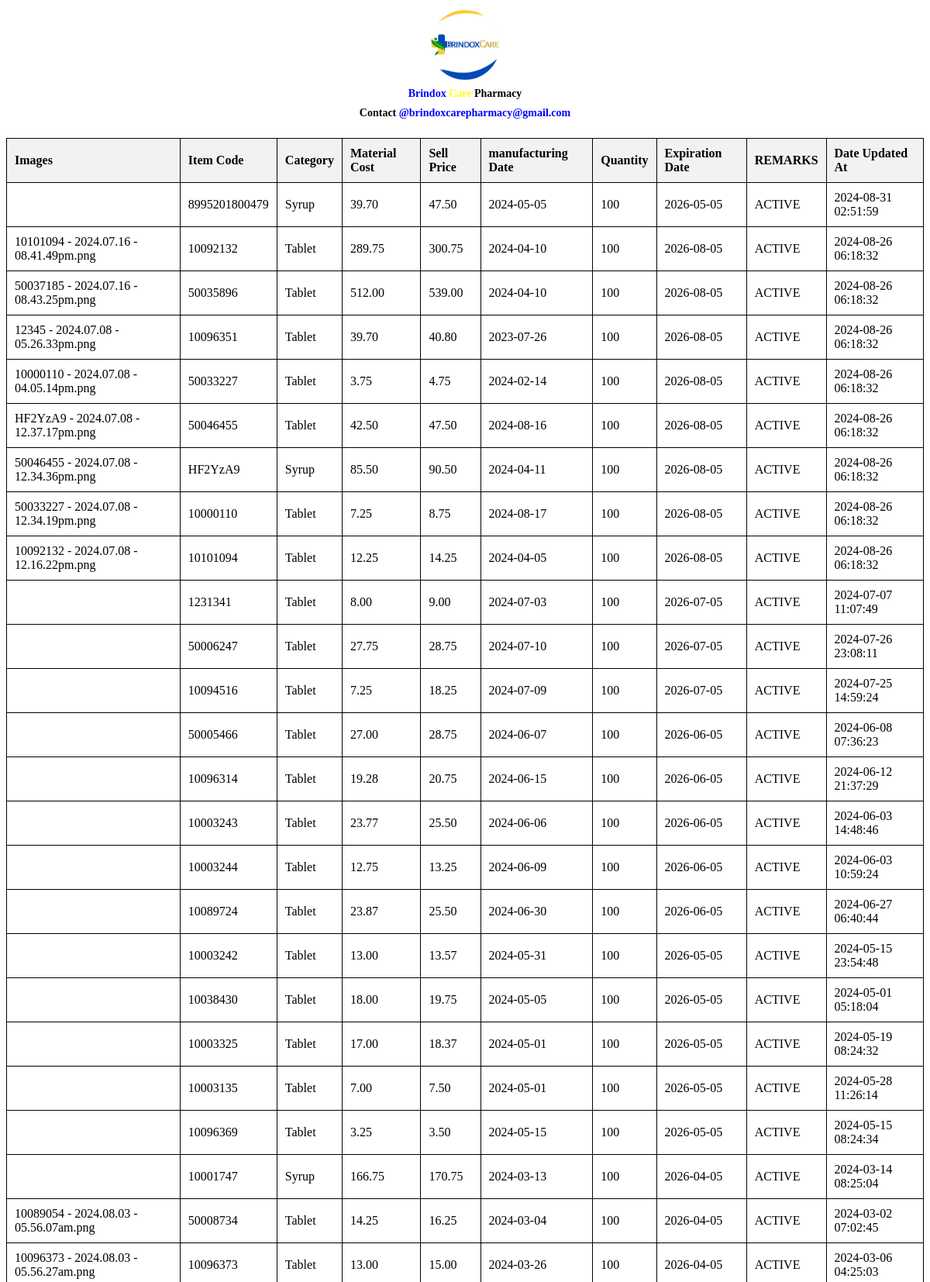
Screenshot of /getdata/inventory_data_query.php (signed in, upper part) with the database file from the repository.
### tables this page shows
CREATE TABLE `inventory` (
  `in_id` int(222) NOT NULL AUTO_INCREMENT PRIMARY KEY,
  `pr_id` int(222) NOT NULL,
  `item_code` varchar(222) NOT NULL,
  `sell_price` decimal(10,2) DEFAULT NULL,
  `quantity` int(222) NOT NULL,
  `pi_quantity` int(222) NOT NULL,
  `expiration_date` date DEFAULT NULL,
  `comment` varchar(222) NOT NULL,
  `remarks` varchar(222) NOT NULL,
  `created_by` int(222) NOT NULL,
  `updated_by` int(222) NOT NULL,
  `date_created_at` datetime NOT NULL,
  `date_updated_at` datetime NOT NULL
);

CREATE TABLE `product` (
  `pr_id` int(222) NOT NULL AUTO_INCREMENT PRIMARY KEY,
  `item_code` varchar(222) NOT NULL,
  `description` mediumtext NOT NULL,
  `category` varchar(222) NOT NULL,
  `batch_no` varchar(222) NOT NULL,
  `lot_no` varchar(222) NOT NULL,
  `brand` varchar(222) NOT NULL,
  `material_cost` decimal(10,2) DEFAULT NULL,
  `sell_price` decimal(10,2) DEFAULT NULL,
  `manufacturing_date` date NOT NULL,
  `image` varchar(222) NOT NULL,
  `p_quantity` int(222) NOT NULL,
  `expiration_date` date DEFAULT NULL,
  `created_by` int(222) NOT NULL,
  `updated_by` int(222) NOT NULL,
  `notification` varchar(222) NOT NULL,
  `date_created_at` datetime NOT NULL,
  `date_updated_at` datetime NOT NULL
);

### getdata/inventory_data_query.php (the view, shortened to what this page needs)
<!DOCTYPE html>
<html lang="en">
<head>
</head>
<body>
    <div style="display: flex;justify-content: center;align-items: center;flex-direction: column;height: 100%; text-align: center;left: 25px;">
        <img src="../assets/images/default_images/brindox.png" width='100' height='100' style="border-radius: 50%; border: 0; object-fit: cover;" />
        <h1 style="margin: 0; padding: 0; line-height: 1.8; font-size: 14px; color: blue;">
            Brindox <span style="color: yellow;">Care</span> <span style="color: black;">Pharmacy</span>
        </h1>
        <h1 style="margin: 0;padding: 0;line-height: 1.8;font-size: 14px;color: blue;">
            <span style="color: black;">Contact</span> @brindoxcarepharmacy@gmail.com
        </h1>
    </div>
    <table>
        <thead>
            <tr>
            <th>Images</th>
            <th>Item Code</th>
            <th>Category</th>
            <th>Material Cost</th>
            <th>Sell Price</th>
            <th>manufacturing Date</th>
            <th>Quantity</th>
            <th>Expiration Date</th>
            <th>REMARKS</th>
            <th>Date Updated At</th>
            </tr>
        </thead>
        <tbody>
            <?php
            include '../config/connect.php';
            $product_list_query = "SELECT  p.pr_id as pr_id, p.item_code as item_code, p.category, p.description, p.material_cost, p.sell_price, p.manufacturing_date, p.image, p.expiration_date, p.expiration_date, p.date_created_at,
            i.in_id as in_id, i.item_code as item_code, i.quantity, i.expiration_date, i.remarks, i.created_by, i.updated_by, i.date_created_at, i.date_updated_at
            FROM product p LEFT JOIN inventory i ON p.pr_id = i.pr_id WHERE i.quantity > 30  AND i.remarks = 'ACTIVE' ORDER BY i.pr_id DESC";
            $product_list_result = mysqli_query($conn, $product_list_query);
            if (mysqli_num_rows($product_list_result) > 0) {
                while ($product = mysqli_fetch_array($product_list_result)) {
            ?>
                    <tr>
                        <td><?php echo $product["image"] ?></td>
                        <td><?php echo $product["item_code"] ?></td>
                        <td><?= $product["category"] ?></td>
                        <td><?= $product["material_cost"] ?></td>
                        <td><?= $product["sell_price"] ?></td>
                        <td><?= $product["manufacturing_date"] ? $product["manufacturing_date"] : '0000-00-00' ?></td>
                        <td><?= $product["quantity"] ? $product["quantity"] : '0' ?></td>
                        <td><?= $product["expiration_date"] ? $product["expiration_date"] : '0000-00-00' ?></td>
                        <td><?= $product["remarks"] ? $product["remarks"] : $product["remarks"]  ?></td>
                        <?php
                        if ($product["date_updated_at"] != '') {
                            $date_updated_at = $product["date_updated_at"];
                        } else {
                            $date_updated_at = '0000-00-00 00:00:00';
                        }
                        ?>
                        <td><?= $date_updated_at ?></td>
                    </tr>
            <?php
                }
            }
            ?>
        </tbody>
    </table>
</body>
</html>

### getdata/inventory_data_query.php (style rules this page uses)
table { border-collapse: collapse; margin-top: 20px; width: 100%; }
table, th, td { border: 1px solid black; padding: 10px; text-align: left; }
th { background-color: #f2f2f2; }

### rows the page displays
inventory: item_code "8995201800479", pr.category "Syrup", pr.material_cost "39.70", pr.sell_price "47.50", pr.manufacturing_date "2024-05-05", quantity "100", expiration_date "2026-05-05", remarks "ACTIVE", date_updated_at "2024-08-31 02:51:59"
inventory: pr.image "10101094 - 2024.07.16 - 08.41.49pm.png", item_code "10092132", pr.category "Tablet", pr.material_cost "289.75", pr.sell_price "300.75", pr.manufacturing_date "2024-04-10", quantity "100", expiration_date "2026-08-05", remarks "ACTIVE", date_updated_at "2024-08-26 06:18:32"
inventory: pr.image "50037185 - 2024.07.16 - 08.43.25pm.png", item_code "50035896", pr.category "Tablet", pr.material_cost "512.00", pr.sell_price "539.00", pr.manufacturing_date "2024-04-10", quantity "100", expiration_date "2026-08-05", remarks "ACTIVE", date_updated_at "2024-08-26 06:18:32"
inventory: pr.image "12345 - 2024.07.08 - 05.26.33pm.png", item_code "10096351", pr.category "Tablet", pr.material_cost "39.70", pr.sell_price "40.80", pr.manufacturing_date "2023-07-26", quantity "100", expiration_date "2026-08-05", remarks "ACTIVE", date_updated_at "2024-08-26 06:18:32"
inventory: pr.image "10000110 - 2024.07.08 - 04.05.14pm.png", item_code "50033227", pr.category "Tablet", pr.material_cost "3.75", pr.sell_price "4.75", pr.manufacturing_date "2024-02-14", quantity "100", expiration_date "2026-08-05", remarks "ACTIVE", date_updated_at "2024-08-26 06:18:32"
inventory: pr.image "HF2YzA9 - 2024.07.08 - 12.37.17pm.png", item_code "50046455", pr.category "Tablet", pr.material_cost "42.50", pr.sell_price "47.50", pr.manufacturing_date "2024-08-16", quantity "100", expiration_date "2026-08-05", remarks "ACTIVE", date_updated_at "2024-08-26 06:18:32"
inventory: pr.image "50046455 - 2024.07.08 - 12.34.36pm.png", item_code "HF2YzA9", pr.category "Syrup", pr.material_cost "85.50", pr.sell_price "90.50", pr.manufacturing_date "2024-04-11", quantity "100", expiration_date "2026-08-05", remarks "ACTIVE", date_updated_at "2024-08-26 06:18:32"
inventory: pr.image "50033227 - 2024.07.08 - 12.34.19pm.png", item_code "10000110", pr.category "Tablet", pr.material_cost "7.25", pr.sell_price "8.75", pr.manufacturing_date "2024-08-17", quantity "100", expiration_date "2026-08-05", remarks "ACTIVE", date_updated_at "2024-08-26 06:18:32"
inventory: pr.image "10092132 - 2024.07.08 - 12.16.22pm.png", item_code "10101094", pr.category "Tablet", pr.material_cost "12.25", pr.sell_price "14.25", pr.manufacturing_date "2024-04-05", quantity "100", expiration_date "2026-08-05", remarks "ACTIVE", date_updated_at "2024-08-26 06:18:32"
inventory: item_code "1231341", pr.category "Tablet", pr.material_cost "8.00", pr.sell_price "9.00", pr.manufacturing_date "2024-07-03", quantity "100", expiration_date "2026-07-05", remarks "ACTIVE", date_updated_at "2024-07-07 11:07:49"
inventory: item_code "50006247", pr.category "Tablet", pr.material_cost "27.75", pr.sell_price "28.75", pr.manufacturing_date "2024-07-10", quantity "100", expiration_date "2026-07-05", remarks "ACTIVE", date_updated_at "2024-07-26 23:08:11"
inventory: item_code "10094516", pr.category "Tablet", pr.material_cost "7.25", pr.sell_price "18.25", pr.manufacturing_date "2024-07-09", quantity "100", expiration_date "2026-07-05", remarks "ACTIVE", date_updated_at "2024-07-25 14:59:24"
inventory: item_code "50005466", pr.category "Tablet", pr.material_cost "27.00", pr.sell_price "28.75", pr.manufacturing_date "2024-06-07", quantity "100", expiration_date "2026-06-05", remarks "ACTIVE", date_updated_at "2024-06-08 07:36:23"
inventory: item_code "10096314", pr.category "Tablet", pr.material_cost "19.28", pr.sell_price "20.75", pr.manufacturing_date "2024-06-15", quantity "100", expiration_date "2026-06-05", remarks "ACTIVE", date_updated_at "2024-06-12 21:37:29"
inventory: item_code "10003243", pr.category "Tablet", pr.material_cost "23.77", pr.sell_price "25.50", pr.manufacturing_date "2024-06-06", quantity "100", expiration_date "2026-06-05", remarks "ACTIVE", date_updated_at "2024-06-03 14:48:46"
inventory: item_code "10003244", pr.category "Tablet", pr.material_cost "12.75", pr.sell_price "13.25", pr.manufacturing_date "2024-06-09", quantity "100", expiration_date "2026-06-05", remarks "ACTIVE", date_updated_at "2024-06-03 10:59:24"
inventory: item_code "10089724", pr.category "Tablet", pr.material_cost "23.87", pr.sell_price "25.50", pr.manufacturing_date "2024-06-30", quantity "100", expiration_date "2026-06-05", remarks "ACTIVE", date_updated_at "2024-06-27 06:40:44"
inventory: item_code "10003242", pr.category "Tablet", pr.material_cost "13.00", pr.sell_price "13.57", pr.manufacturing_date "2024-05-31", quantity "100", expiration_date "2026-05-05", remarks "ACTIVE", date_updated_at "2024-05-15 23:54:48"
inventory: item_code "10038430", pr.category "Tablet", pr.material_cost "18.00", pr.sell_price "19.75", pr.manufacturing_date "2024-05-05", quantity "100", expiration_date "2026-05-05", remarks "ACTIVE", date_updated_at "2024-05-01 05:18:04"
inventory: item_code "10003325", pr.category "Tablet", pr.material_cost "17.00", pr.sell_price "18.37", pr.manufacturing_date "2024-05-01", quantity "100", expiration_date "2026-05-05", remarks "ACTIVE", date_updated_at "2024-05-19 08:24:32"
inventory: item_code "10003135", pr.category "Tablet", pr.material_cost "7.00", pr.sell_price "7.50", pr.manufacturing_date "2024-05-01", quantity "100", expiration_date "2026-05-05", remarks "ACTIVE", date_updated_at "2024-05-28 11:26:14"
inventory: item_code "10096369", pr.category "Tablet", pr.material_cost "3.25", pr.sell_price "3.50", pr.manufacturing_date "2024-05-15", quantity "100", expiration_date "2026-05-05", remarks "ACTIVE", date_updated_at "2024-05-15 08:24:34"
inventory: item_code "10001747", pr.category "Syrup", pr.material_cost "166.75", pr.sell_price "170.75", pr.manufacturing_date "2024-03-13", quantity "100", expiration_date "2026-04-05", remarks "ACTIVE", date_updated_at "2024-03-14 08:25:04"
inventory: pr.image "10089054 - 2024.08.03 - 05.56.07am.png", item_code "50008734", pr.category "Tablet", pr.material_cost "14.25", pr.sell_price "16.25", pr.manufacturing_date "2024-03-04", quantity "100", expiration_date "2026-04-05", remarks "ACTIVE", date_updated_at "2024-03-02 07:02:45"
inventory: pr.image "10096373 - 2024.08.03 - 05.56.27am.png", item_code "10096373", pr.category "Tablet", pr.material_cost "13.00", pr.sell_price "15.00", pr.manufacturing_date "2024-03-26", quantity "100", expiration_date "2026-04-05", remarks "ACTIVE", date_updated_at "2024-03-06 04:25:03"
